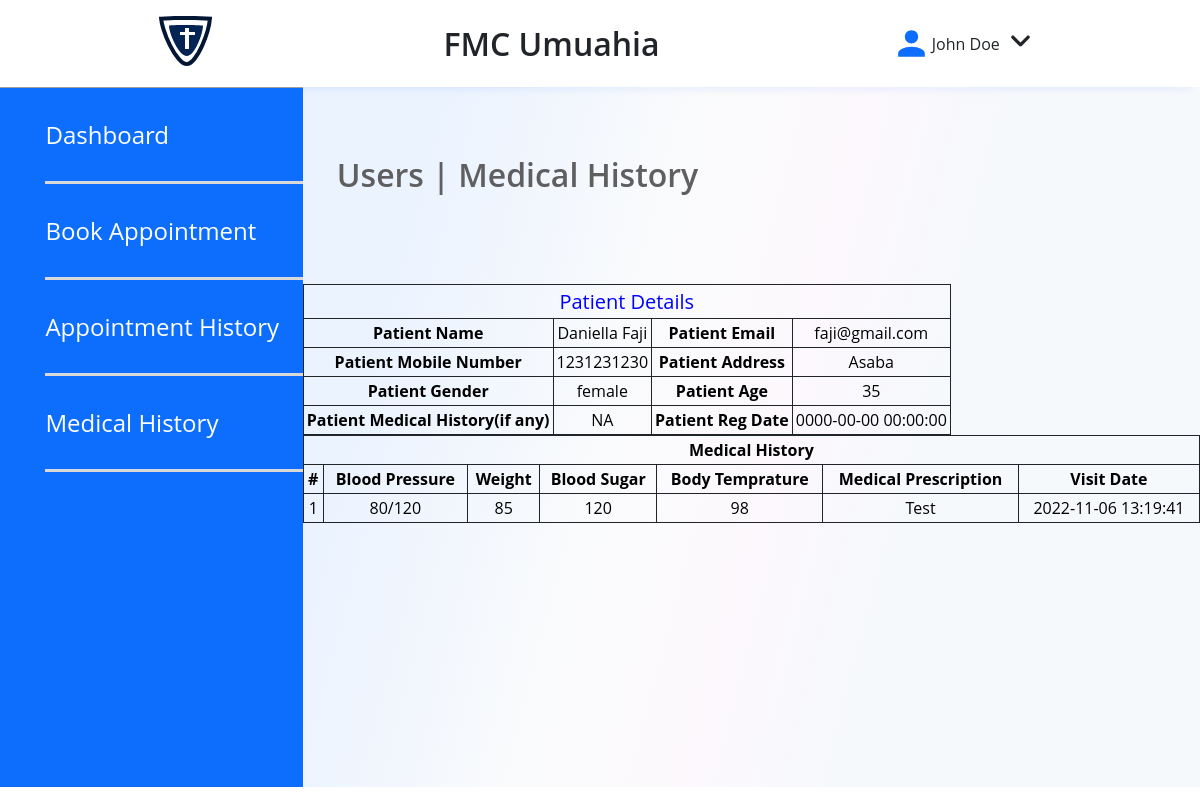
The page /pages/view-medhistory.php?viewid=1 (signed in) on the database its author committed.
### tables this page shows
CREATE TABLE `users` (
  `id` int(11) NOT NULL,
  `fullName` varchar(255) DEFAULT NULL,
  `address` longtext DEFAULT NULL,
  `city` varchar(255) DEFAULT NULL,
  `gender` varchar(255) DEFAULT NULL,
  `email` varchar(255) DEFAULT NULL,
  `password` varchar(255) DEFAULT NULL,
  `regDate` timestamp NULL DEFAULT current_timestamp(),
  `updationDate` timestamp NULL DEFAULT NULL ON UPDATE current_timestamp()
);

CREATE TABLE `tblpatient` (
  `ID` int(10) NOT NULL,
  `Docid` int(10) DEFAULT NULL,
  `PatientName` varchar(200) DEFAULT NULL,
  `PatientContno` bigint(10) DEFAULT NULL,
  `PatientEmail` varchar(200) DEFAULT NULL,
  `PatientGender` varchar(50) DEFAULT NULL,
  `PatientAdd` mediumtext DEFAULT NULL,
  `PatientAge` int(10) DEFAULT NULL,
  `PatientMedhis` mediumtext DEFAULT NULL,
  `CreationDate` timestamp NULL DEFAULT current_timestamp(),
  `UpdationDate` timestamp NULL DEFAULT NULL ON UPDATE current_timestamp()
);

CREATE TABLE `tblmedicalhistory` (
  `ID` int(10) NOT NULL,
  `PatientID` int(10) DEFAULT NULL,
  `BloodPressure` varchar(200) DEFAULT NULL,
  `BloodSugar` varchar(200) NOT NULL,
  `Weight` varchar(100) DEFAULT NULL,
  `Temperature` varchar(200) DEFAULT NULL,
  `MedicalPres` mediumtext DEFAULT NULL,
  `CreationDate` timestamp NOT NULL DEFAULT current_timestamp() ON UPDATE current_timestamp()
);

### pages/view-medhistory.php (the view, shortened to what this page needs)
<?php
include('include/config.php');
?>
<!DOCTYPE html>
<html lang="en">
	<head>
	<link rel="stylesheet" type="text/css" href="../styles/style.css">
	</head>
	<body>
		<header>
			<div class="NavigationDash">
				<div style="display: flex; flex-direction: row; gap: 20px; align-items: center;">
					<a class="logonav" href="dashboard.php">
						<img src="../images/logo.svg">
					</a>
				</div>
				<p class="DashTag">FMC Umuahia</p>
				<div class="userNav">
					<img src="../images/usericon.svg">
					<p><span class="username">
						<?php $query=mysqli_query($con,"select fullName from users where id='".$_SESSION['id']."'");
						while($row=mysqli_fetch_array($query))
						{
							echo $row['fullName'];
						}
						?>
					</span></p>
					<div class="dropdown">
						<img src="../images/downicon.svg" class="dropbtn">
					</div>
				</div>
			</div>
		</header>
		<section class="DashboardContainer">
			<aside class="PatientAside">
				<div>
					<a href="dashboard.php">Dashboard</a>
					<a href="book-appointment.php">Book Appointment</a>
					<a href="appointment-history.php">Appointment History</a>
					<a href="manage-medhistory.php">Medical History</a>
				</div>
			</aside>
			<main class="DashboardMain">
				<h1>Users | Medical History</h1>
				<?php
				$vid=$_GET['viewid'];
				$ret=mysqli_query($con,"select * from tblpatient where ID='$vid'");
				$cnt=1;
				while ($row=mysqli_fetch_array($ret)) {
					?>
					<div style="overflow-x:auto; table-layout: fixed; width: 100%;">
					<table border="1" class="table ">
            <tr align="center">
            	<td colspan="4" style="font-size:20px;color:blue">Patient Details</td>
            </tr>
            <tr>
            	<th scope>Patient Name</th>
            	<td><?php  echo $row['PatientName'];?></td>
            	<th scope>Patient Email</th>
              <td><?php  echo $row['PatientEmail'];?></td>
            </tr>
            <tr>
            	<th scope>Patient Mobile Number</th>
            	<td><?php  echo $row['PatientContno'];?></td>
            	<th>Patient Address</th>
            	<td><?php  echo $row['PatientAdd'];?></td>
            </tr>
            <tr>
            	<th>Patient Gender</th>
              <td><?php  echo $row['PatientGender'];?></td>
              <th>Patient Age</th>
              <td><?php  echo $row['PatientAge'];?></td>
            </tr>
            <tr>
            	<th>Patient Medical History(if any)</th>
              <td><?php  echo $row['PatientMedhis'];?></td>
              <th>Patient Reg Date</th>
              <td><?php  echo $row['CreationDate'];?></td>
              </tr>
              <?php }?>
              </table>
              <?php
              $ret=mysqli_query($con,"select * from tblmedicalhistory  where PatientID='$vid'");
            ?>
            <table id="datatable" class="table table-bordered dt-responsive nowrap" style="border-collapse: collapse; border-spacing: 0; width: 100%;">
            	<tr align="center">
            		<th colspan="8" >Medical History</th>
            	</tr>
            	<tr>
            		<th>#</th>
            		<th>Blood Pressure</th>
            		<th>Weight</th>
            		<th>Blood Sugar</th>
            		<th>Body Temprature</th>
            		<th>Medical Prescription</th>
            		<th>Visit Date</th>
            		</tr>
            		<?php
            		while ($row=mysqli_fetch_array($ret))
            			{
            			?>
            			<tr>
            				<td><?php echo $cnt;?></td>
            				<td><?php  echo $row['BloodPressure'];?></td>
            				<td><?php  echo $row['Weight'];?></td>
            				<td><?php  echo $row['BloodSugar'];?></td>
            				<td><?php  echo $row['Temperature'];?></td>
            				<td><?php  echo $row['MedicalPres'];?></td>
            				<td><?php  echo $row['CreationDate'];?></td>
            				</tr>
            				<?php $cnt=$cnt+1;} ?>
            		</table>
            	</div>
           </main>
         </section>
	</body>
</html>

### styles/style.css (style rules this page uses)
*, *:before, *:after { box-sizing: border-box; list-style: none; text-decoration: none; margin: 0; padding: 0; font-family: var(--font-family-base); }
html { scroll-behavior: smooth; }
:root { --color-primary: #0D6EFD; --color-black: #212529; --color-white: #ffffff; --color-secondary: #992EDA; --text-color: var(--color-black); --color-background: #FCFCFC; --font-family-base: "Open Sans", "Helvetica Neue", Helvetica, Arial, sans-serif; --font-size-small: 14px; --font-size-medium: 16px; --font-size-large: 24px; --font-size-x-large: 32px; --font-size-xx-large: 56px; --font-weight-regular: 400; --font-weight-semibold: 600; --font-weight-bold: 700; }
.NavigationDash { display: flex; flex-direction: row; justify-content: space-evenly; align-items: center; padding: 16px 0px; gap: 6%; box-shadow: 0px 10px 10px -10px rgba(13, 110, 253, 0.14); }
.DashTag { font-weight: var(--font-weight-semibold); font-size: var(--font-size-x-large); color: var(--color-black); }
.userNav { display: flex; flex-direction: row; align-items: center; justify-content: center; color: var(--color-black); }
.dropdown { position: relative; display: inline-block; }
.dropbtn { cursor: pointer; }
.DashboardContainer { display: flex; flex-direction: row; min-height: 700px; }
.PatientAside { background-color: var(--color-primary); border-top: 1px solid #9F9FA0; width: 324px !important; }
.PatientAside div { display: flex; flex-direction: column; margin-left: 15%; padding-bottom: 90%; }
.PatientAside a { padding: 30px 0px; border-bottom: 3px solid #D9D8D9; font-weight: var(--font-weight-regular); font-size: 24px; color: var(--color-white); }
.DashboardMain { padding-top: 56px; background: linear-gradient(104.54deg, rgba(13, 110, 253, 0.0826) 13.27%, rgba(199, 207, 219, 0.091) 37.29%, rgba(196, 118, 208, 0.0504) 53.16%, rgba(92, 136, 202, 0.0534391) 65.46%); width: 80%; }
.DashboardMain h1 { padding: 10px; margin-left: 24px; margin-bottom: 78px; color: #5F5E60; font-size: var(--font-size-x-large); font-weight: var(--font-weight-semibold); }
.table, { font-size: 12pcx; gap: 10px; }
table, th, td { border: 1px solid var(--color-black); border-collapse: collapse; padding: 3px; text-align: center; }
.PatientAside div { display: flex; flex-direction: column; margin-left: 15%; padding-bottom: 1%; }

### rows shown on the page
users: fullName "John Doe"
tblpatient: PatientName "Daniella Faji", PatientEmail "faji@gmail.com", PatientContno "1231231230", PatientAdd "Asaba", PatientGender "female", PatientAge "35", PatientMedhis "NA", CreationDate "0000-00-00 00:00:00"
tblmedicalhistory: BloodPressure "80/120", Weight "85", BloodSugar "120", Temperature "98", MedicalPres "Test", CreationDate "2022-11-06 13:19:41"
